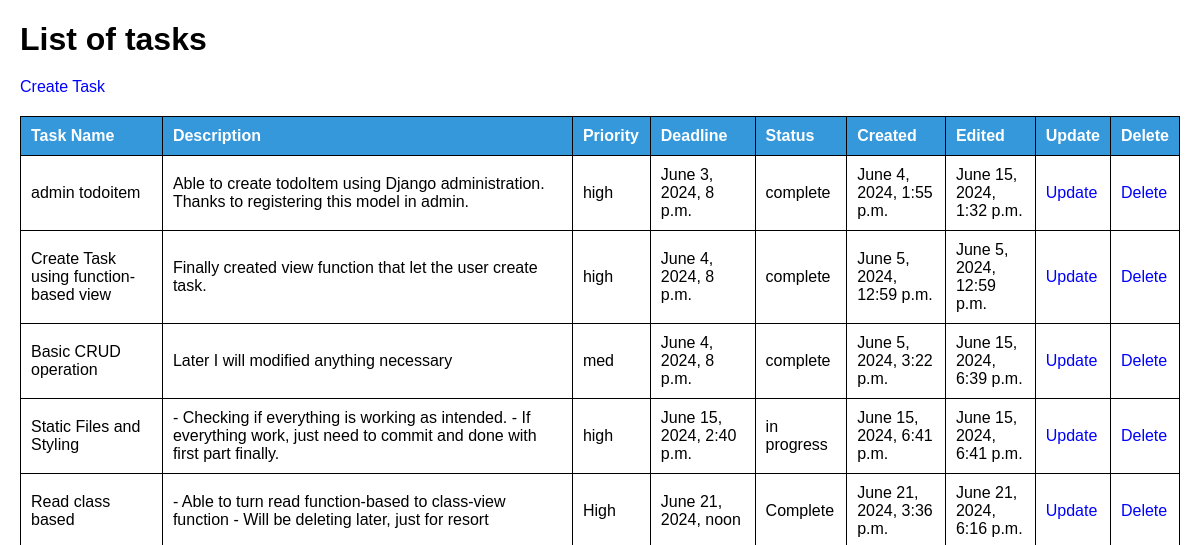
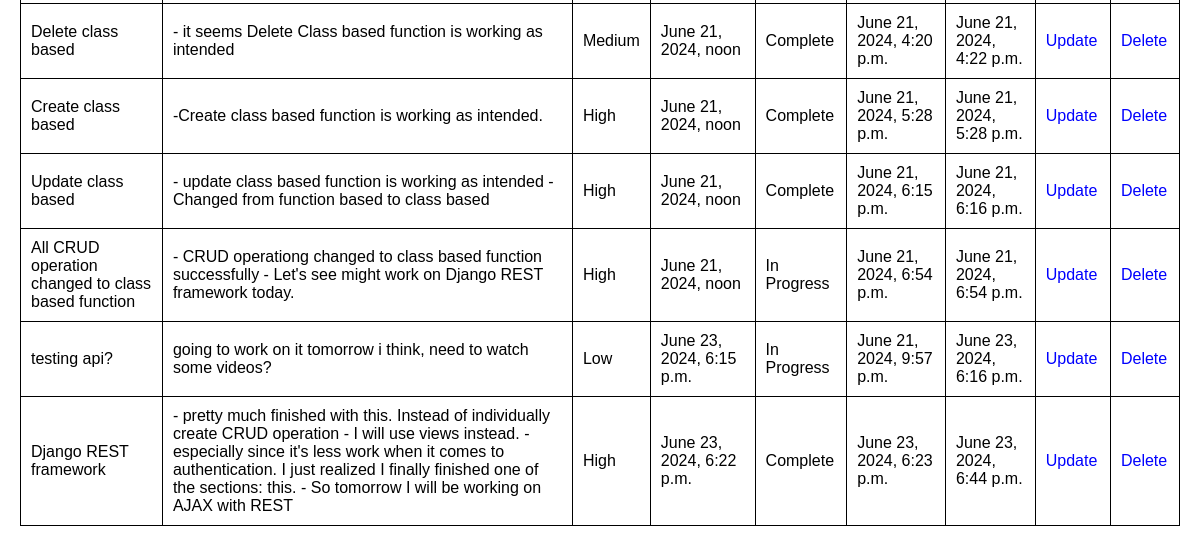
Before: / with the older database file (2 pictures, top to bottom).
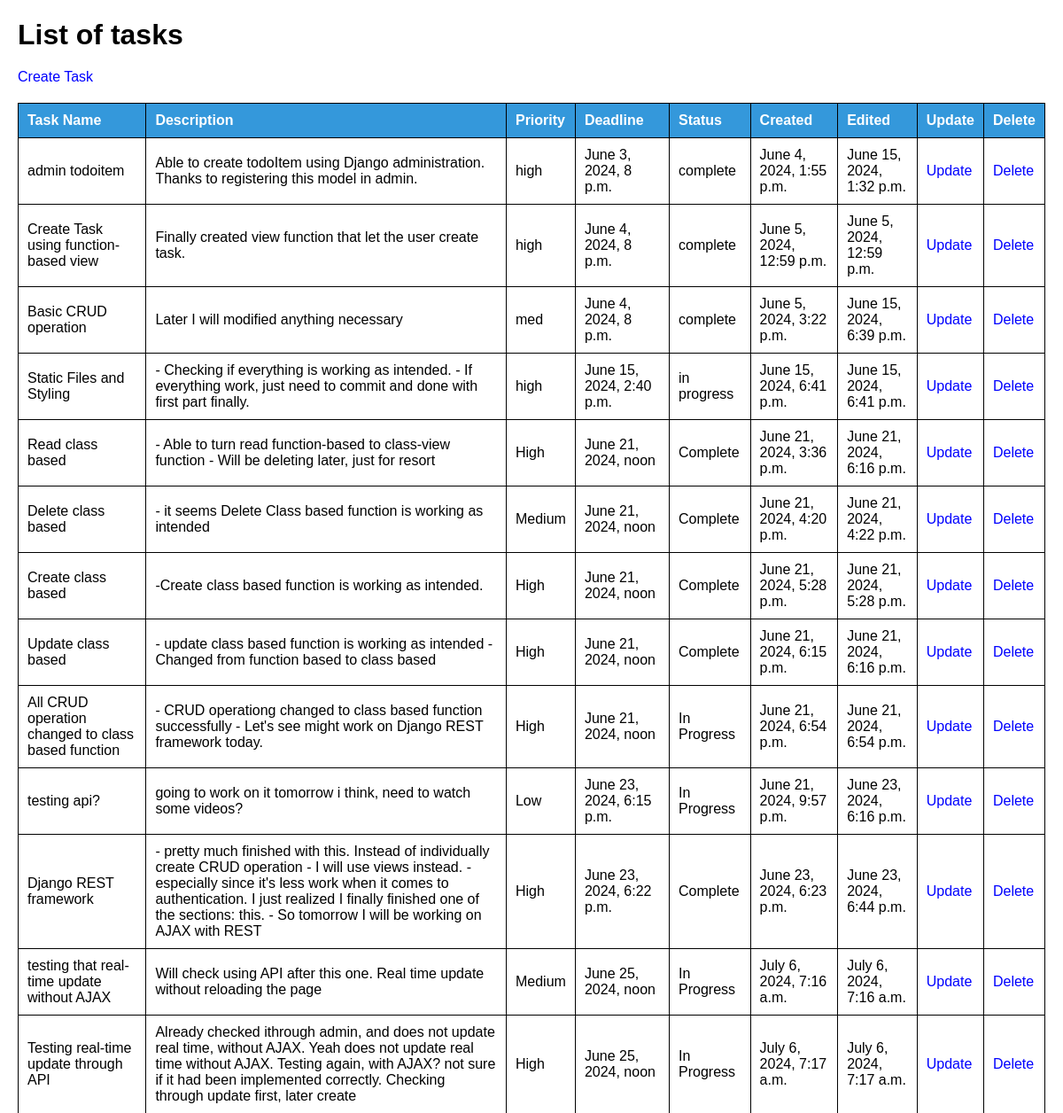
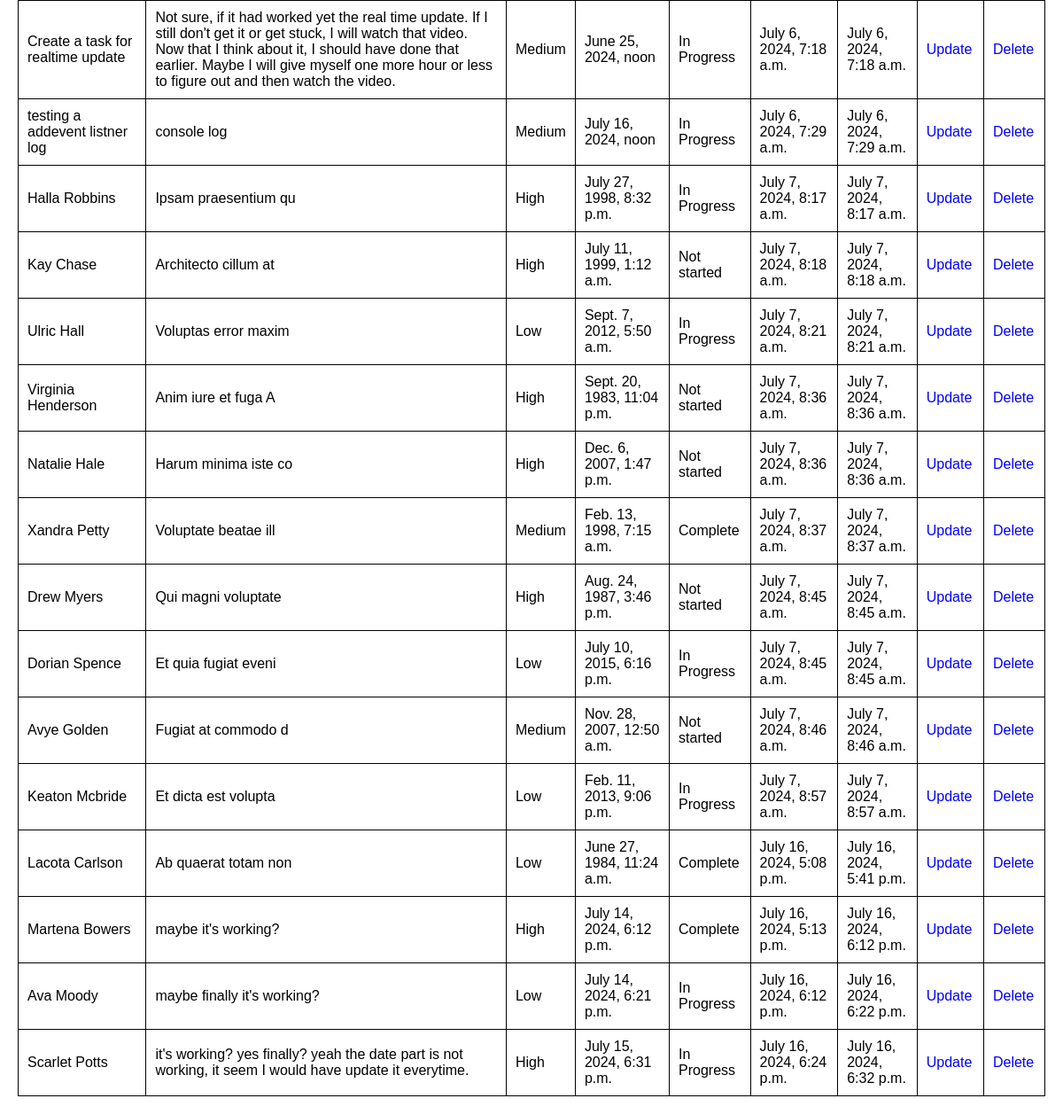
After: the same page with the newer database file (2 pictures, top to bottom).
### todo_app/models.py (models this page shows, shortened)
class TaskModel(models.Model):
	PRIORITY_CHOICES = {
		'Low': 'Low',
		'Medium': 'Medium',
		'High': 'High'
	}
	STATUS_CHOICES = {
		'Not started': 'Not started',
		'In Progress': 'In progress',
		'Complete': 'Complete'
	}
	task_name = models.CharField(max_length=200)
	description = models.CharField(max_length=400, blank=True)
	priority = models.CharField(max_length=6, choices=PRIORITY_CHOICES)
	deadline = models.DateTimeField()
	status = models.CharField(max_length=11, choices=STATUS_CHOICES)
	created = models.DateTimeField(auto_now_add=True)
	edited = models.DateTimeField(auto_now=True)

### todo_app/views.py (the view)
# urls.py: path('', views.ReadTaskView.as_view(), name='home'),
class ReadTaskView(generic.ListView):
	model = TaskModel
	template_name = 'todo_app/home.html'
	context_object_name = "tasks"

### todo_app/templates/todo_app/home.html (shortened to what this page needs)
<!DOCTYPE html>
<html lang="en">
{% load static %}
<link rel="stylesheet" href="{% static 'todo_app/home_styles.css' %}">
<head>
</head>
<body>
<h1>List of tasks</h1>
<a href="{% url 'create' %}">Create Task</a>
    <table>
        <thead>
            <tr>
                <th>Task Name</th>
                <th>Description</th>
                <th>Priority</th>
                <th>Deadline</th>
                <th>Status</th>
                <th>Created</th>
                <th>Edited</th>
                <th>Update</th>
                <th>Delete</th>
            </tr>
        </thead>
        <tbody>
            {% for task in tasks %}
                <tr>
                    <td>{{ task.task_name }}</td>
                    <td>{{ task.description }}</td>
                    <td>{{ task.priority }}</td>
                    <td>{{ task.deadline }}</td>
                    <td>{{ task.status }}</td>
                    <td>{{ task.created }}</td>
                    <td>{{ task.edited }}</td>
                    <td>
                        <a href="{% url 'update' task.id %}">Update</a>
                    </td>
                    <td>
                        <a href="{% url 'delete' task.id %}">Delete</a>
                    </td>
                </tr>
            {% endfor %}
        </tbody>
    </table>
</body>
</html>

Changed rows visible on the page:
added TaskModel: task_name "testing that real-time update without AJAX", description "Will check using API after this one. Real time update without reloading the page", priority "Medium", deadline "June 25, 2024, noon", status "In Progress", created "July 6, 2024, 7:16 a.m.", edited "July 6, 2024, 7:16 a.m."
added TaskModel: task_name "Testing real-time update through API", description "Already checked ithrough admin, and does not update real time, without AJAX. Yeah does not update real time without AJAX. Testing again, with AJAX? not sure if it had been implemented correctly. Checking through update first, later create", priority "High", deadline "June 25, 2024, noon", status "In Progress", created "July 6, 2024, 7:17 a.m.", edited "July 6, 2024, 7:17 a.m."
added TaskModel: task_name "Create a task for realtime update", description "Not sure, if it had worked yet the real time update. If I still don't get it or get stuck, I will watch that video. Now that I think about it, I should have done that earlier. Maybe I will give myself one more hour or less to figure out and then watch the video.", priority "Medium", deadline "June 25, 2024, noon", status "In Progress", created "July 6, 2024, 7:18 a.m.", edited "July 6, 2024, 7:18 a.m."
added TaskModel: task_name "testing a addevent listner log", description "console log", priority "Medium", deadline "July 16, 2024, noon", status "In Progress", created "July 6, 2024, 7:29 a.m.", edited "July 6, 2024, 7:29 a.m."
added TaskModel: task_name "Halla Robbins", description "Ipsam praesentium qu", priority "High", deadline "July 27, 1998, 8:32 p.m.", status "In Progress", created "July 7, 2024, 8:17 a.m.", edited "July 7, 2024, 8:17 a.m."
added TaskModel: task_name "Kay Chase", description "Architecto cillum at", priority "High", deadline "July 11, 1999, 1:12 a.m.", status "Not started", created "July 7, 2024, 8:18 a.m.", edited "July 7, 2024, 8:18 a.m."
added TaskModel: task_name "Ulric Hall", description "Voluptas error maxim", priority "Low", deadline "Sept. 7, 2012, 5:50 a.m.", status "In Progress", created "July 7, 2024, 8:21 a.m.", edited "July 7, 2024, 8:21 a.m."
added TaskModel: task_name "Virginia Henderson", description "Anim iure et fuga A", priority "High", deadline "Sept. 20, 1983, 11:04 p.m.", status "Not started", created "July 7, 2024, 8:36 a.m.", edited "July 7, 2024, 8:36 a.m."
added TaskModel: task_name "Natalie Hale", description "Harum minima iste co", priority "High", deadline "Dec. 6, 2007, 1:47 p.m.", status "Not started", created "July 7, 2024, 8:36 a.m.", edited "July 7, 2024, 8:36 a.m."
added TaskModel: task_name "Xandra Petty", description "Voluptate beatae ill", priority "Medium", deadline "Feb. 13, 1998, 7:15 a.m.", status "Complete", created "July 7, 2024, 8:37 a.m.", edited "July 7, 2024, 8:37 a.m."
added TaskModel: task_name "Drew Myers", description "Qui magni voluptate", priority "High", deadline "Aug. 24, 1987, 3:46 p.m.", status "Not started", created "July 7, 2024, 8:45 a.m.", edited "July 7, 2024, 8:45 a.m."
added TaskModel: task_name "Dorian Spence", description "Et quia fugiat eveni", priority "Low", deadline "July 10, 2015, 6:16 p.m.", status "In Progress", created "July 7, 2024, 8:45 a.m.", edited "July 7, 2024, 8:45 a.m."
added TaskModel: task_name "Avye Golden", description "Fugiat at commodo d", priority "Medium", deadline "Nov. 28, 2007, 12:50 a.m.", status "Not started", created "July 7, 2024, 8:46 a.m.", edited "July 7, 2024, 8:46 a.m."
added TaskModel: task_name "Keaton Mcbride", description "Et dicta est volupta", priority "Low", deadline "Feb. 11, 2013, 9:06 p.m.", status "In Progress", created "July 7, 2024, 8:57 a.m.", edited "July 7, 2024, 8:57 a.m."
added TaskModel: task_name "Lacota Carlson", description "Ab quaerat totam non", priority "Low", deadline "June 27, 1984, 11:24 a.m.", status "Complete", created "July 16, 2024, 5:08 p.m.", edited "July 16, 2024, 5:41 p.m."
added TaskModel: task_name "Martena Bowers", description "maybe it's working?", priority "High", deadline "July 14, 2024, 6:12 p.m.", status "Complete", created "July 16, 2024, 5:13 p.m.", edited "July 16, 2024, 6:12 p.m."
added TaskModel: task_name "Ava Moody", description "maybe finally it's working?", priority "Low", deadline "July 14, 2024, 6:21 p.m.", status "In Progress", created "July 16, 2024, 6:12 p.m.", edited "July 16, 2024, 6:22 p.m."
added TaskModel: task_name "Scarlet Potts", description "it's working? yes finally? yeah the date part is not working, it seem I would have update it everytime.", priority "High", deadline "July 15, 2024, 6:31 p.m.", status "In Progress", created "July 16, 2024, 6:24 p.m.", edited "July 16, 2024, 6:32 p.m."
